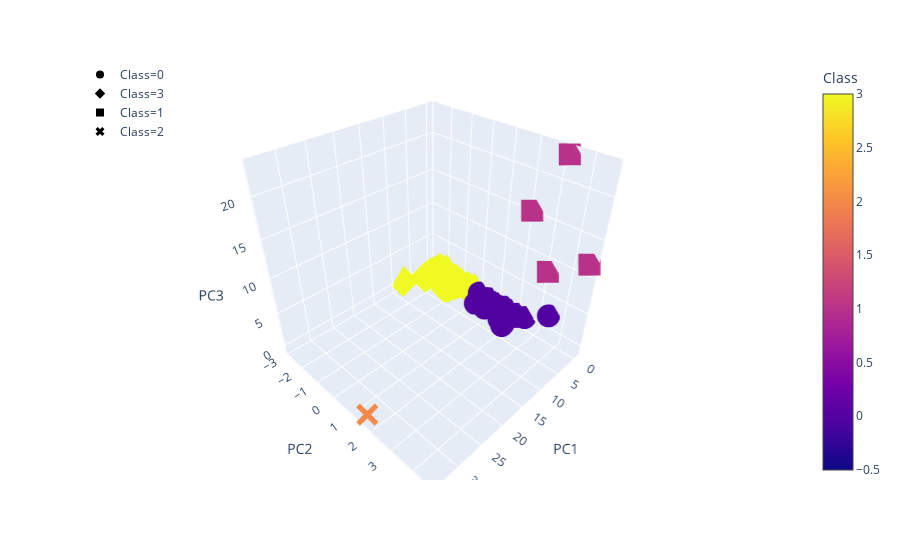

The notebook cell saved with this chart:
### Markdown cell above
### Visualizing Results

#### 3D-Scatter with Clusters

### Code cell
# Creating a 3D-Scatter with the PCA data and the clusters
fig = px.scatter_3d(
    clustered_df,
    x="PC1",
    y="PC2",
    z="PC3",
    color="Class",
    symbol="Class",
    hover_name="CoinName",
    hover_data=["Algorithm"]
)
fig.update_layout(legend=dict(x=0, y=1))
fig.show()

### Figure 1 — Plotly figure (JSON) as saved in the notebook; plotly's stock layout.template omitted (floating-point values rounded to 4 significant figures; data arrays with more than 128 entries replaced by an {"elided": "..."} marker saying what was removed)
{"data": [{"customdata": {"elided": "287x1 str values"}, "hoverlabel": {"namelength": 0}, "hovertemplate": "<b>%{hovertext}</b><br><br>Class=%{marker.color}<br>PC1=%{x}<br>PC2=%{y}<br>PC3=%{z}<br>Algorithm=%{customdata[0]}", "hovertext": {"elided": "287 str values"}, "legendgroup": "Class=0", "marker": {"color": {"elided": "287 int values"}, "coloraxis": "coloraxis", "symbol": "circle"}, "mode": "markers", "name": "Class=0", "scene": "scene", "showlegend": true, "type": "scatter3d", "x": {"elided": "287 float values"}, "y": {"elided": "287 float values"}, "z": {"elided": "287 float values"}}, {"customdata": {"elided": "240x1 str values"}, "hoverlabel": {"namelength": 0}, "hovertemplate": "<b>%{hovertext}</b><br><br>Class=%{marker.color}<br>PC1=%{x}<br>PC2=%{y}<br>PC3=%{z}<br>Algorithm=%{customdata[0]}", "hovertext": {"elided": "240 str values"}, "legendgroup": "Class=3", "marker": {"color": {"elided": "240 int values"}, "coloraxis": "coloraxis", "symbol": "diamond"}, "mode": "markers", "name": "Class=3", "scene": "scene", "showlegend": true, "type": "scatter3d", "x": {"elided": "240 float values"}, "y": {"elided": "240 float values"}, "z": {"elided": "240 float values"}}, {"customdata": [["SHA-256 + Hive"], ["Proof-of-Authority"], ["ECC 256K1"], ["Leased POS"]], "hoverlabel": {"namelength": 0}, "hovertemplate": "<b>%{hovertext}</b><br><br>Class=%{marker.color}<br>PC1=%{x}<br>PC2=%{y}<br>PC3=%{z}<br>Algorithm=%{customdata[0]}", "hovertext": ["LitecoinCash", "Poa Network", "Acute Angle Cloud", "Waves"], "legendgroup": "Class=1", "marker": {"color": [1, 1, 1, 1], "coloraxis": "coloraxis", "symbol": "square"}, "mode": "markers", "name": "Class=1", "scene": "scene", "showlegend": true, "type": "scatter3d", "x": [-0.3516, -0.3929, -0.352, -0.4147], "y": [2.149, 3.135, 4.629, 3.236], "z": [15.47, 8.598, 11.99, 23.17]}, {"customdata": [["TRC10"]], "hoverlabel": {"namelength": 0}, "hovertemplate": "<b>%{hovertext}</b><br><br>Class=%{marker.color}<br>PC1=%{x}<br>PC2=%{y}<br>PC3=%{z}<br>Algorithm=%{customdata[0]}", "hovertext": ["BitTorrent"], "legendgroup": "Class=2", "marker": {"color": [2], "coloraxis": "coloraxis", "symbol": "x"}, "mode": "markers", "name": "Class=2", "scene": "scene", "showlegend": true, "type": "scatter3d", "x": [34.05], "y": [1.599], "z": [-0.4136]}], "layout": {"autosize": true, "coloraxis": {"colorbar": {"title": {"text": "Class"}}, "colorscale": [[0, "#0d0887"], [0.1111, "#46039f"], [0.2222, "#7201a8"], [0.3333, "#9c179e"], [0.4444, "#bd3786"], [0.5556, "#d8576b"], [0.6667, "#ed7953"], [0.7778, "#fb9f3a"], [0.8889, "#fdca26"], [1, "#f0f921"]]}, "legend": {"tracegroupgap": 0, "x": 0, "y": 1}, "margin": {"t": 60}, "scene": {"aspectmode": "auto", "aspectratio": {"x": 1, "y": 1, "z": 1}, "domain": {"x": [0, 0.98], "y": [0, 1]}, "xaxis": {"title": {"text": "PC1"}, "type": "linear"}, "yaxis": {"title": {"text": "PC2"}, "type": "linear"}, "zaxis": {"title": {"text": "PC3"}, "type": "linear"}}}}
